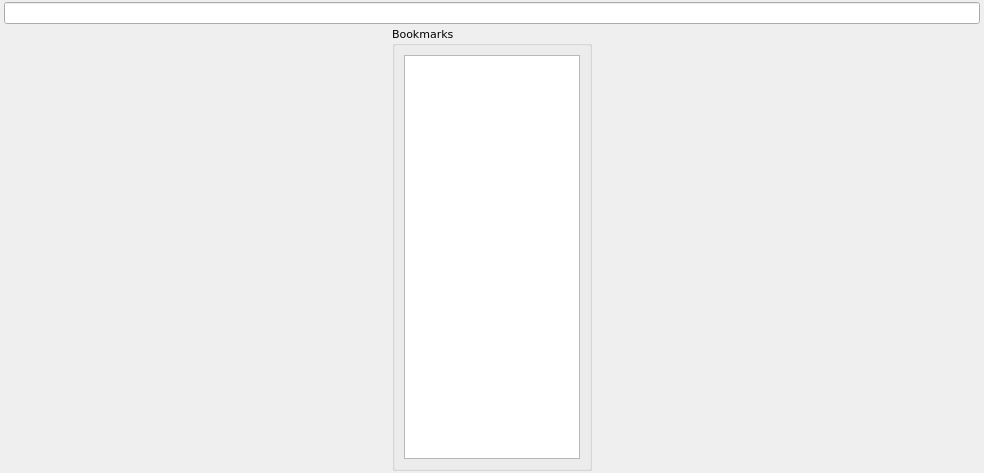
<?xml version="1.0" encoding="UTF-8"?>
<ui version="4.0">
 <class>documentTab</class>
 <widget class="QWidget" name="documentTab">
  <property name="geometry">
   <rect>
    <x>0</x>
    <y>0</y>
    <width>984</width>
    <height>473</height>
   </rect>
  </property>
  <property name="font">
   <font>
    <family>DejaVu Sans</family>
    <pointsize>8</pointsize>
   </font>
  </property>
  <property name="windowTitle">
   <string>Form</string>
  </property>
  <layout class="QVBoxLayout" name="verticalLayout">
   <property name="spacing">
    <number>2</number>
   </property>
   <property name="leftMargin">
    <number>4</number>
   </property>
   <property name="topMargin">
    <number>2</number>
   </property>
   <property name="rightMargin">
    <number>4</number>
   </property>
   <property name="bottomMargin">
    <number>2</number>
   </property>
   <item>
    <widget class="QLineEdit" name="lineEdit">
     <property name="readOnly">
      <bool>true</bool>
     </property>
    </widget>
   </item>
   <item>
    <layout class="QHBoxLayout" name="horizontalLayout">
     <item>
      <widget class="QGroupBox" name="groupBox">
       <property name="sizePolicy">
        <sizepolicy hsizetype="Fixed" vsizetype="Expanding">
         <horstretch>0</horstretch>
         <verstretch>0</verstretch>
        </sizepolicy>
       </property>
       <property name="minimumSize">
        <size>
         <width>200</width>
         <height>0</height>
        </size>
       </property>
       <property name="maximumSize">
        <size>
         <width>200</width>
         <height>16777215</height>
        </size>
       </property>
       <property name="title">
        <string>Bookmarks</string>
       </property>
       <layout class="QVBoxLayout" name="verticalLayout_2">
        <item>
         <widget class="QListWidget" name="bookmarksList"/>
        </item>
       </layout>
      </widget>
     </item>
    </layout>
   </item>
  </layout>
 </widget>
 <resources/>
 <connections/>
</ui>
